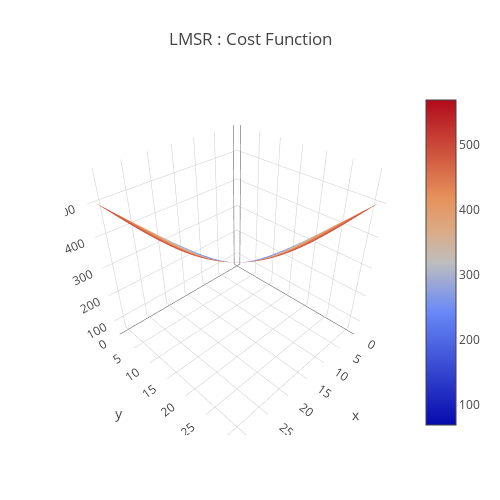

Here is the notebook cell this chart was saved with:
### Code cell
b = 100
data = [
    go.Surface(
        z=LMSR(x,y,b)
    )
]
layout = go.Layout(
    title='LMSR : Cost Function',
    autosize=False,
    width=500,
    height=500,
    margin=dict(
        l=65,
        r=50,
        b=65,
        t=90
    )
)
fig = go.Figure(data=data, layout=layout)
URL = plotly.offline.iplot(fig, filename='Costfunction-3d-surface.html')

### Figure 1 — Plotly figure (JSON) as saved in the notebook; plotly's stock layout.template omitted (floating-point values rounded to 4 significant figures; data arrays with more than 128 entries replaced by an {"elided": "..."} marker saying what was removed)
{"data": [{"type": "surface", "uid": "af97959e-88c2-4bfa-9f3a-8b6b5ccc059c", "z": {"elided": "32x32 float values"}}], "layout": {"autosize": false, "height": 500, "margin": {"b": 65, "l": 65, "r": 50, "t": 90}, "title": {"text": "LMSR : Cost Function"}, "width": 500}}
